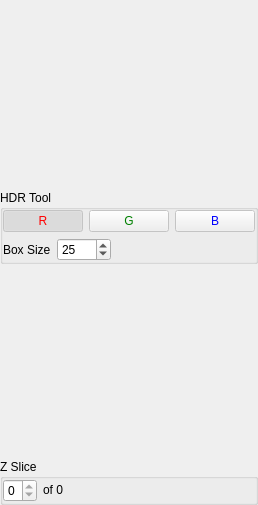
               <widget class="QWidget" name="zSliceViewerControlPage">
                <attribute name="title">
                 <string>Z stack</string>
                </attribute>
                <attribute name="toolTip">
                 <string>View 3D Z-stack</string>
                </attribute>
                <layout class="QHBoxLayout" name="horizontalLayout_12">
                 <property name="margin">
                  <number>0</number>
                 </property>
                 <item>
                  <widget class="QFrame" name="frame">
                   <property name="frameShape">
                    <enum>QFrame::NoFrame</enum>
                   </property>
                   <property name="frameShadow">
                    <enum>QFrame::Raised</enum>
                   </property>
                   <layout class="QVBoxLayout" name="verticalLayout_9">
                    <property name="margin">
                     <number>0</number>
                    </property>
                    <item>
                     <spacer name="verticalSpacer_3">
                      <property name="orientation">
                       <enum>Qt::Vertical</enum>
                      </property>
                      <property name="sizeHint" stdset="0">
                       <size>
                        <width>20</width>
                        <height>190</height>
                       </size>
                      </property>
                     </spacer>
                    </item>
                    <item>
                     <widget class="QGroupBox" name="ZSlice_groupBox">
                      <property name="title">
                       <string>HDR Tool</string>
                      </property>
                      <layout class="QVBoxLayout" name="verticalLayout_11">
                       <property name="margin">
                        <number>0</number>
                       </property>
                       <item>
                        <widget class="QFrame" name="frame_3">
                         <property name="frameShape">
                          <enum>QFrame::NoFrame</enum>
                         </property>
                         <property name="frameShadow">
                          <enum>QFrame::Raised</enum>
                         </property>
                         <layout class="QHBoxLayout" name="horizontalLayout_13">
                          <property name="spacing">
                           <number>-1</number>
                          </property>
                          <property name="margin">
                           <number>0</number>
                          </property>
                          <item>
                           <widget class="QPushButton" name="HDRRed_pushButton">
                            <property name="enabled">
                             <bool>false</bool>
                            </property>
                            <property name="styleSheet">
                             <string notr="true">color: rgb(255, 0, 0);</string>
                            </property>
                            <property name="text">
                             <string>R</string>
                            </property>
                            <property name="checkable">
                             <bool>true</bool>
                            </property>
                            <property name="checked">
                             <bool>true</bool>
                            </property>
                            <property name="autoExclusive">
                             <bool>true</bool>
                            </property>
                            <property name="autoDefault">
                             <bool>false</bool>
                            </property>
                            <property name="default">
                             <bool>false</bool>
                            </property>
                           </widget>
                          </item>
                          <item>
                           <widget class="QPushButton" name="HDRGreen_pushButton">
                            <property name="enabled">
                             <bool>false</bool>
                            </property>
                            <property name="styleSheet">
                             <string notr="true">color: rgb(0, 128, 0);</string>
                            </property>
                            <property name="text">
                             <string>G</string>
                            </property>
                            <property name="checkable">
                             <bool>true</bool>
                            </property>
                            <property name="autoExclusive">
                             <bool>true</bool>
                            </property>
                           </widget>
                          </item>
                          <item>
                           <widget class="QPushButton" name="HDRBlue_pushButton">
                            <property name="enabled">
                             <bool>false</bool>
                            </property>
                            <property name="styleSheet">
                             <string notr="true">color: rgb(0, 0, 255);</string>
                            </property>
                            <property name="text">
                             <string>B</string>
                            </property>
                            <property name="checkable">
                             <bool>true</bool>
                            </property>
                            <property name="checked">
                             <bool>false</bool>
                            </property>
                            <property name="autoExclusive">
                             <bool>true</bool>
                            </property>
                           </widget>
                          </item>
                         </layout>
                        </widget>
                       </item>
                       <item>
                        <widget class="QFrame" name="frame_4">
                         <property name="frameShape">
                          <enum>QFrame::NoFrame</enum>
                         </property>
                         <property name="frameShadow">
                          <enum>QFrame::Raised</enum>
                         </property>
                         <layout class="QHBoxLayout" name="horizontalLayout_14">
                          <property name="margin">
                           <number>0</number>
                          </property>
                          <item>
                           <widget class="QLabel" name="BoxSize_label">
                            <property name="text">
                             <string>Box Size</string>
                            </property>
                           </widget>
                          </item>
                          <item>
                           <widget class="QSpinBox" name="BoxSize_spinBox">
                            <property name="maximum">
                             <number>1000</number>
                            </property>
                            <property name="value">
                             <number>25</number>
                            </property>
                           </widget>
                          </item>
                          <item>
                           <spacer name="horizontalSpacer_2">
                            <property name="orientation">
                             <enum>Qt::Horizontal</enum>
                            </property>
                            <property name="sizeHint" stdset="0">
                             <size>
                              <width>40</width>
                              <height>20</height>
                             </size>
                            </property>
                           </spacer>
                          </item>
                         </layout>
                        </widget>
                       </item>
                      </layout>
                     </widget>
                    </item>
                    <item>
                     <spacer name="verticalSpacer_2">
                      <property name="orientation">
                       <enum>Qt::Vertical</enum>
                      </property>
                      <property name="sizeHint" stdset="0">
                       <size>
                        <width>20</width>
                        <height>189</height>
                       </size>
                      </property>
                     </spacer>
                    </item>
                    <item>
                     <widget class="QGroupBox" name="HDR_groupBox">
                      <property name="title">
                       <string>Z Slice</string>
                      </property>
                      <layout class="QHBoxLayout" name="horizontalLayout_15">
                       <property name="margin">
                        <number>0</number>
                       </property>
                       <item>
                        <widget class="QSpinBox" name="ZSlice_spinBox">
                         <property name="minimumSize">
                          <size>
                           <width>0</width>
                           <height>0</height>
                          </size>
                         </property>
                         <property name="minimum">
                          <number>0</number>
                         </property>
                         <property name="maximum">
                          <number>0</number>
                         </property>
                        </widget>
                       </item>
                       <item>
                        <widget class="QLabel" name="ZSliceTotal_label">
                         <property name="minimumSize">
                          <size>
                           <width>60</width>
                           <height>0</height>
                          </size>
                         </property>
                         <property name="text">
                          <string notr="true">of 0</string>
                         </property>
                         <property name="textFormat">
                          <enum>Qt::PlainText</enum>
                         </property>
                         <property name="textInteractionFlags">
                          <set>Qt::TextSelectableByMouse</set>
                         </property>
                        </widget>
                       </item>
                       <item>
                        <spacer name="horizontalSpacer">
                         <property name="orientation">
                          <enum>Qt::Horizontal</enum>
                         </property>
                         <property name="sizeHint" stdset="0">
                          <size>
                           <width>40</width>
                           <height>20</height>
                          </size>
                         </property>
                        </spacer>
                       </item>
                      </layout>
                     </widget>
                    </item>
                   </layout>
                  </widget>
                 </item>
                </layout>
               </widget>
